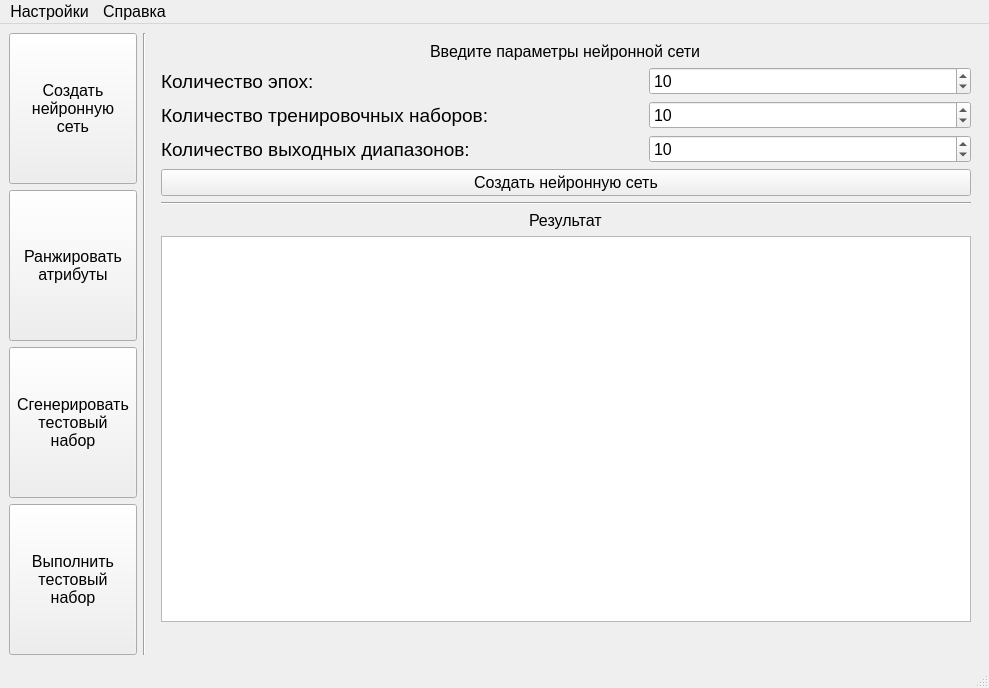
<?xml version="1.0" encoding="UTF-8"?>
<ui version="4.0">
 <class>MainWindow</class>
 <widget class="QMainWindow" name="MainWindow">
  <property name="geometry">
   <rect>
    <x>0</x>
    <y>0</y>
    <width>989</width>
    <height>688</height>
   </rect>
  </property>
  <property name="sizePolicy">
   <sizepolicy hsizetype="Fixed" vsizetype="Preferred">
    <horstretch>0</horstretch>
    <verstretch>0</verstretch>
   </sizepolicy>
  </property>
  <property name="font">
   <font>
    <pointsize>12</pointsize>
   </font>
  </property>
  <property name="windowTitle">
   <string>Отбор тестовых кейсов</string>
  </property>
  <widget class="QWidget" name="centralwidget">
   <property name="sizePolicy">
    <sizepolicy hsizetype="Fixed" vsizetype="Fixed">
     <horstretch>0</horstretch>
     <verstretch>0</verstretch>
    </sizepolicy>
   </property>
   <layout class="QVBoxLayout" name="verticalLayout_2">
    <item>
     <layout class="QHBoxLayout" name="horizontalLayout_2" stretch="0,0,0">
      <item>
       <layout class="QVBoxLayout" name="verticalLayout_9">
        <item>
         <widget class="QToolButton" name="btn_page1">
          <property name="sizePolicy">
           <sizepolicy hsizetype="Minimum" vsizetype="Minimum">
            <horstretch>0</horstretch>
            <verstretch>0</verstretch>
           </sizepolicy>
          </property>
          <property name="autoFillBackground">
           <bool>false</bool>
          </property>
          <property name="text">
           <string>Создать 
нейронную 
сеть</string>
          </property>
          <property name="autoRaise">
           <bool>false</bool>
          </property>
         </widget>
        </item>
        <item>
         <widget class="QToolButton" name="btn_page2">
          <property name="sizePolicy">
           <sizepolicy hsizetype="Minimum" vsizetype="Minimum">
            <horstretch>0</horstretch>
            <verstretch>0</verstretch>
           </sizepolicy>
          </property>
          <property name="text">
           <string>Ранжировать 
атрибуты</string>
          </property>
         </widget>
        </item>
        <item>
         <widget class="QToolButton" name="btn_page3">
          <property name="sizePolicy">
           <sizepolicy hsizetype="Minimum" vsizetype="Minimum">
            <horstretch>0</horstretch>
            <verstretch>0</verstretch>
           </sizepolicy>
          </property>
          <property name="text">
           <string>Сгенерировать 
тестовый 
набор</string>
          </property>
         </widget>
        </item>
        <item>
         <widget class="QToolButton" name="btn_page4">
          <property name="sizePolicy">
           <sizepolicy hsizetype="Minimum" vsizetype="Minimum">
            <horstretch>0</horstretch>
            <verstretch>0</verstretch>
           </sizepolicy>
          </property>
          <property name="text">
           <string>Выполнить 
тестовый 
набор</string>
          </property>
         </widget>
        </item>
       </layout>
      </item>
      <item>
       <widget class="Line" name="line_3">
        <property name="orientation">
         <enum>Qt::Vertical</enum>
        </property>
       </widget>
      </item>
      <item>
       <widget class="QStackedWidget" name="verticalStackedWidget">
        <property name="currentIndex">
         <number>0</number>
        </property>
        <widget class="QWidget" name="page_1" native="true">
         <layout class="QVBoxLayout" name="verticalLayout">
          <item alignment="Qt::AlignHCenter">
           <widget class="QLabel" name="label_9">
            <property name="text">
             <string>Введите параметры нейронной сети</string>
            </property>
           </widget>
          </item>
          <item>
           <layout class="QHBoxLayout" name="horizontalLayout_3" stretch="3,2">
            <item>
             <layout class="QVBoxLayout" name="verticalLayout_3">
              <item>
               <widget class="QLabel" name="label_6">
                <property name="font">
                 <font>
                  <pointsize>14</pointsize>
                 </font>
                </property>
                <property name="text">
                 <string>Количество эпох:</string>
                </property>
               </widget>
              </item>
              <item>
               <widget class="QLabel" name="label_2">
                <property name="font">
                 <font>
                  <pointsize>14</pointsize>
                 </font>
                </property>
                <property name="text">
                 <string>Количество тренировочных наборов:</string>
                </property>
               </widget>
              </item>
              <item>
               <widget class="QLabel" name="label_8">
                <property name="font">
                 <font>
                  <pointsize>14</pointsize>
                 </font>
                </property>
                <property name="text">
                 <string>Количество выходных диапазонов:</string>
                </property>
               </widget>
              </item>
             </layout>
            </item>
            <item>
             <layout class="QVBoxLayout" name="verticalLayout_5">
              <item>
               <widget class="QSpinBox" name="epochs">
                <property name="maximum">
                 <number>10000</number>
                </property>
                <property name="value">
                 <number>10</number>
                </property>
               </widget>
              </item>
              <item>
               <widget class="QSpinBox" name="train">
                <property name="maximum">
                 <number>10000</number>
                </property>
                <property name="value">
                 <number>10</number>
                </property>
               </widget>
              </item>
              <item>
               <widget class="QSpinBox" name="range">
                <property name="maximum">
                 <number>100</number>
                </property>
                <property name="value">
                 <number>10</number>
                </property>
               </widget>
              </item>
             </layout>
            </item>
           </layout>
          </item>
          <item>
           <widget class="QPushButton" name="btn_createNN">
            <property name="text">
             <string>Создать нейронную сеть</string>
            </property>
           </widget>
          </item>
          <item>
           <widget class="Line" name="line_2">
            <property name="orientation">
             <enum>Qt::Horizontal</enum>
            </property>
           </widget>
          </item>
          <item alignment="Qt::AlignHCenter">
           <widget class="QLabel" name="label">
            <property name="text">
             <string>Результат</string>
            </property>
           </widget>
          </item>
          <item>
           <widget class="QTextBrowser" name="result_createNN"/>
          </item>
          <item>
           <widget class="QLabel" name="result_accurasy">
            <property name="text">
             <string/>
            </property>
           </widget>
          </item>
         </layout>
        </widget>
        <widget class="QWidget" name="page_2">
         <layout class="QVBoxLayout" name="verticalLayout_10">
          <item>
           <widget class="QPushButton" name="btn_sort">
            <property name="text">
             <string>Ранжировать атрибуты</string>
            </property>
           </widget>
          </item>
          <item>
           <widget class="Line" name="line">
            <property name="orientation">
             <enum>Qt::Horizontal</enum>
            </property>
           </widget>
          </item>
          <item alignment="Qt::AlignHCenter">
           <widget class="QLabel" name="label_10">
            <property name="text">
             <string>Результат</string>
            </property>
           </widget>
          </item>
          <item>
           <widget class="QTextBrowser" name="result_sort"/>
          </item>
         </layout>
        </widget>
        <widget class="QWidget" name="page_3">
         <layout class="QVBoxLayout" name="verticalLayout_11">
          <item alignment="Qt::AlignHCenter">
           <widget class="QLabel" name="label_14">
            <property name="text">
             <string>Введите количество диапазонов ранжированных входных атрибутов</string>
            </property>
           </widget>
          </item>
          <item>
           <layout class="QFormLayout" name="formLayout">
            <property name="sizeConstraint">
             <enum>QLayout::SetDefaultConstraint</enum>
            </property>
            <property name="labelAlignment">
             <set>Qt::AlignHCenter|Qt::AlignTop</set>
            </property>
            <property name="formAlignment">
             <set>Qt::AlignHCenter|Qt::AlignTop</set>
            </property>
            <property name="horizontalSpacing">
             <number>20</number>
            </property>
            <item row="0" column="0">
             <widget class="QLabel" name="label_16">
              <property name="text">
               <string>Ранг атрибута</string>
              </property>
             </widget>
            </item>
            <item row="0" column="1">
             <widget class="QLabel" name="label_17">
              <property name="sizePolicy">
               <sizepolicy hsizetype="Preferred" vsizetype="Preferred">
                <horstretch>0</horstretch>
                <verstretch>0</verstretch>
               </sizepolicy>
              </property>
              <property name="text">
               <string>Количество диапазонов</string>
              </property>
              <property name="alignment">
               <set>Qt::AlignCenter</set>
              </property>
             </widget>
            </item>
            <item row="1" column="0">
             <widget class="QLabel" name="label_18">
              <property name="sizePolicy">
               <sizepolicy hsizetype="Preferred" vsizetype="Preferred">
                <horstretch>0</horstretch>
                <verstretch>0</verstretch>
               </sizepolicy>
              </property>
              <property name="text">
               <string>1</string>
              </property>
             </widget>
            </item>
            <item row="1" column="1">
             <widget class="QSpinBox" name="range1">
              <property name="value">
               <number>4</number>
              </property>
             </widget>
            </item>
            <item row="2" column="0">
             <widget class="QLabel" name="label_19">
              <property name="text">
               <string>2</string>
              </property>
             </widget>
            </item>
            <item row="2" column="1">
             <widget class="QSpinBox" name="range2">
              <property name="value">
               <number>3</number>
              </property>
             </widget>
            </item>
            <item row="3" column="0">
             <widget class="QLabel" name="label_20">
              <property name="text">
               <string>3</string>
              </property>
             </widget>
            </item>
            <item row="3" column="1">
             <widget class="QSpinBox" name="range3">
              <property name="value">
               <number>3</number>
              </property>
             </widget>
            </item>
            <item row="4" column="0">
             <widget class="QLabel" name="label_21">
              <property name="text">
               <string>4</string>
              </property>
             </widget>
            </item>
            <item row="4" column="1">
             <widget class="QSpinBox" name="range4">
              <property name="value">
               <number>2</number>
              </property>
             </widget>
            </item>
            <item row="5" column="0">
             <widget class="QLabel" name="label_22">
              <property name="text">
               <string>5</string>
              </property>
             </widget>
            </item>
            <item row="5" column="1">
             <widget class="QSpinBox" name="range5">
              <property name="value">
               <number>2</number>
              </property>
             </widget>
            </item>
            <item row="6" column="0">
             <widget class="QLabel" name="label_23">
              <property name="text">
               <string>6</string>
              </property>
             </widget>
            </item>
            <item row="6" column="1">
             <widget class="QSpinBox" name="range6">
              <property name="value">
               <number>1</number>
              </property>
             </widget>
            </item>
            <item row="7" column="0">
             <widget class="QLabel" name="label_24">
              <property name="text">
               <string>7</string>
              </property>
             </widget>
            </item>
            <item row="7" column="1">
             <widget class="QSpinBox" name="range7">
              <property name="value">
               <number>1</number>
              </property>
             </widget>
            </item>
            <item row="8" column="0">
             <widget class="QLabel" name="label_25">
              <property name="text">
               <string>8</string>
              </property>
             </widget>
            </item>
            <item row="8" column="1">
             <widget class="QSpinBox" name="range8">
              <property name="value">
               <number>1</number>
              </property>
             </widget>
            </item>
           </layout>
          </item>
          <item>
           <widget class="QPushButton" name="btn_generate">
            <property name="text">
             <string>Сгенерировать тестовые кейсы</string>
            </property>
           </widget>
          </item>
          <item>
           <widget class="Line" name="line_4">
            <property name="orientation">
             <enum>Qt::Horizontal</enum>
            </property>
           </widget>
          </item>
          <item alignment="Qt::AlignHCenter">
           <widget class="QLabel" name="label_26">
            <property name="text">
             <string>Результат</string>
            </property>
           </widget>
          </item>
          <item>
           <widget class="QTextBrowser" name="result_generate"/>
          </item>
         </layout>
        </widget>
        <widget class="QWidget" name="page_4">
         <layout class="QVBoxLayout" name="verticalLayout_12">
          <item>
           <layout class="QHBoxLayout" name="horizontalLayout_6">
            <item>
             <widget class="QLabel" name="label_15">
              <property name="text">
               <string>Выберите внедряемую ошибку</string>
              </property>
             </widget>
            </item>
            <item>
             <widget class="QComboBox" name="error">
              <item>
               <property name="text">
                <string>Ошибка 1</string>
               </property>
              </item>
              <item>
               <property name="text">
                <string>Ошибка 2</string>
               </property>
              </item>
              <item>
               <property name="text">
                <string>Ошибка 3</string>
               </property>
              </item>
              <item>
               <property name="text">
                <string>Ошибка 4</string>
               </property>
              </item>
              <item>
               <property name="text">
                <string>Ошибка 5</string>
               </property>
              </item>
              <item>
               <property name="text">
                <string>Ошибка 6</string>
               </property>
              </item>
              <item>
               <property name="text">
                <string>Ошибка 7</string>
               </property>
              </item>
              <item>
               <property name="text">
                <string>Ошибка 8</string>
               </property>
              </item>
              <item>
               <property name="text">
                <string>Ошибка 9</string>
               </property>
              </item>
              <item>
               <property name="text">
                <string>Ошибка 10</string>
               </property>
              </item>
             </widget>
            </item>
           </layout>
          </item>
          <item>
           <widget class="QPushButton" name="btn_test">
            <property name="sizePolicy">
             <sizepolicy hsizetype="Minimum" vsizetype="Preferred">
              <horstretch>0</horstretch>
              <verstretch>0</verstretch>
             </sizepolicy>
            </property>
            <property name="text">
             <string>Начать тестирование</string>
            </property>
           </widget>
          </item>
          <item alignment="Qt::AlignHCenter">
           <widget class="QLabel" name="label_33">
            <property name="text">
             <string>Кейсы, обнаружившие ошибку</string>
            </property>
           </widget>
          </item>
          <item>
           <widget class="QTextBrowser" name="result_test"/>
          </item>
          <item>
           <layout class="QHBoxLayout" name="horizontalLayout">
            <item>
             <layout class="QVBoxLayout" name="verticalLayout_15">
              <item>
               <widget class="QLabel" name="label_27">
                <property name="text">
                 <string>Количество тестовых кейсов</string>
                </property>
               </widget>
              </item>
              <item>
               <widget class="QLabel" name="label_29">
                <property name="text">
                 <string>Количество кейсов, обнаруживших ошибку</string>
                </property>
               </widget>
              </item>
              <item>
               <widget class="QLabel" name="label_31">
                <property name="text">
                 <string>Показатель обнаружения ошибок</string>
                </property>
               </widget>
              </item>
             </layout>
            </item>
            <item>
             <layout class="QVBoxLayout" name="verticalLayout_13">
              <item>
               <widget class="QLabel" name="test_number">
                <property name="text">
                 <string>-</string>
                </property>
               </widget>
              </item>
              <item>
               <widget class="QLabel" name="test_error_found">
                <property name="text">
                 <string>-</string>
                </property>
               </widget>
              </item>
              <item>
               <widget class="QLabel" name="test_error_rate">
                <property name="text">
                 <string>-</string>
                </property>
               </widget>
              </item>
             </layout>
            </item>
           </layout>
          </item>
         </layout>
        </widget>
       </widget>
      </item>
     </layout>
    </item>
   </layout>
  </widget>
  <widget class="QMenuBar" name="menubar">
   <property name="geometry">
    <rect>
     <x>0</x>
     <y>0</y>
     <width>989</width>
     <height>30</height>
    </rect>
   </property>
   <widget class="QMenu" name="settings">
    <property name="title">
     <string>Настройки</string>
    </property>
   </widget>
   <widget class="QMenu" name="about">
    <property name="tearOffEnabled">
     <bool>false</bool>
    </property>
    <property name="title">
     <string>Справка</string>
    </property>
    <addaction name="action1"/>
   </widget>
   <addaction name="settings"/>
   <addaction name="about"/>
  </widget>
  <widget class="QStatusBar" name="statusbar"/>
  <action name="action1">
   <property name="text">
    <string>О программе</string>
   </property>
  </action>
 </widget>
 <resources/>
 <connections/>
</ui>
